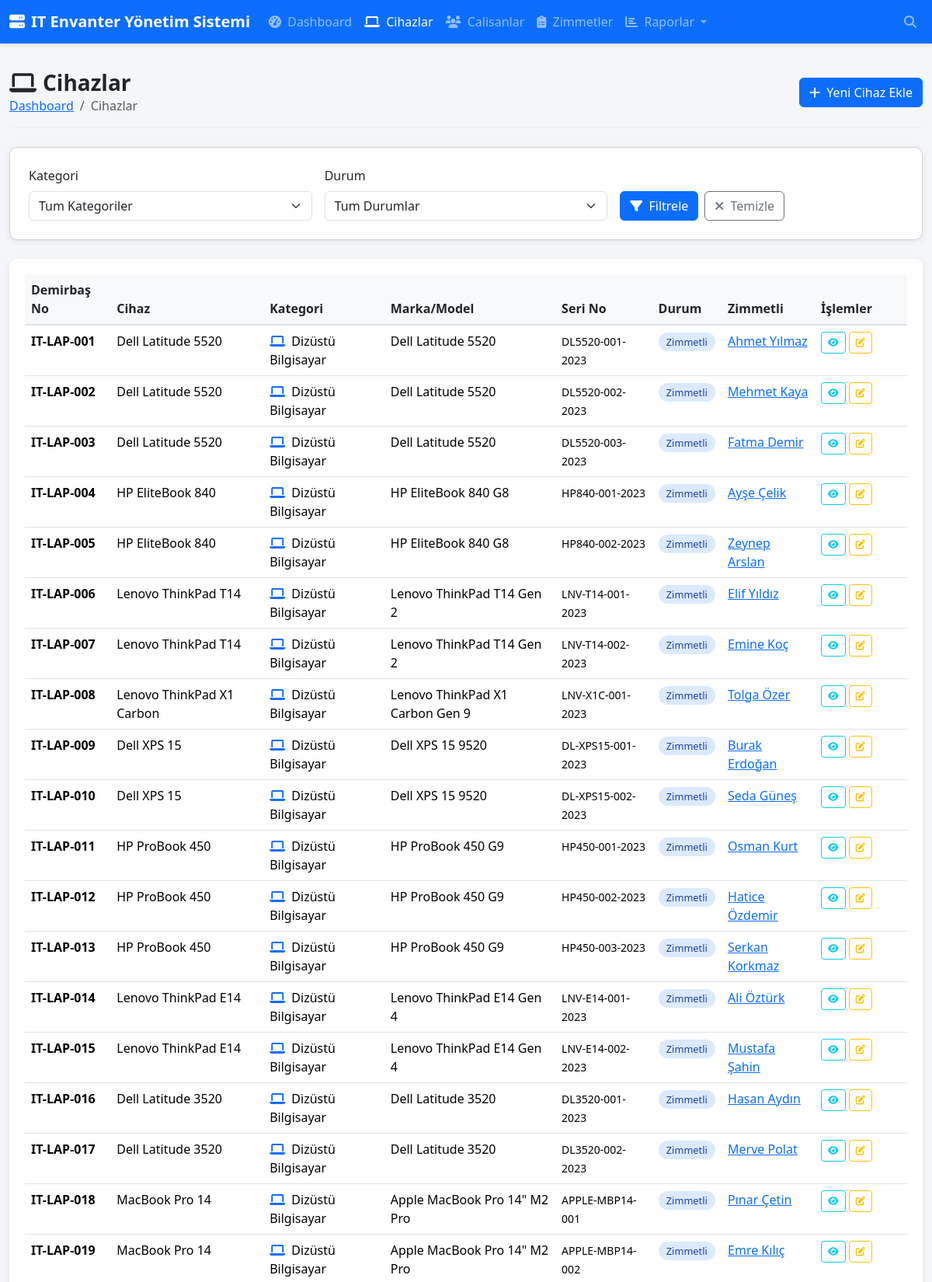
Screenshot of /devices.php (upper part) with the database file from the repository.
### tables this page shows
CREATE TABLE devices (
    id INT AUTO_INCREMENT PRIMARY KEY,
    asset_tag VARCHAR(50) UNIQUE NOT NULL,
    name VARCHAR(100) NOT NULL,
    category_id INT,
    brand VARCHAR(50),
    model VARCHAR(100),
    serial_number VARCHAR(100) UNIQUE,
    purchase_date DATE,
    purchase_price DECIMAL(10,2),
    warranty_end_date DATE,
    status ENUM('available', 'assigned', 'maintenance', 'retired', 'lost') DEFAULT 'available',
    specifications TEXT,
    notes TEXT,
    created_at TIMESTAMP DEFAULT CURRENT_TIMESTAMP,
    updated_at TIMESTAMP DEFAULT CURRENT_TIMESTAMP ON UPDATE CURRENT_TIMESTAMP,
    FOREIGN KEY (category_id) REFERENCES device_categories(id) ON DELETE SET NULL
);

CREATE TABLE device_categories (
    id INT AUTO_INCREMENT PRIMARY KEY,
    name VARCHAR(50) NOT NULL,
    description TEXT,
    icon VARCHAR(50) DEFAULT 'fa-desktop'
);

### includes/Database.php (called while the page is built, shortened)
<?php
class Database {
    private static $instance = null;
    private $connection;
    private function __construct() {
        try {
            $dsn = "mysql:host=" . DB_HOST . ";dbname=" . DB_NAME . ";charset=" . DB_CHARSET;
            $options = [
                PDO::ATTR_ERRMODE => PDO::ERRMODE_EXCEPTION,
                PDO::ATTR_DEFAULT_FETCH_MODE => PDO::FETCH_ASSOC,
                PDO::ATTR_EMULATE_PREPARES => false,
            ];
            $this->connection = new PDO($dsn, DB_USER, DB_PASS, $options);
        } catch (PDOException $e) {
            die("Veritabanı bağlantı hatası: " . $e->getMessage());
        }
    }
    public static function getInstance() {
        if (self::$instance === null) {
            self::$instance = new self();
        }
        return self::$instance;
    }
    public function query($sql, $params = []) {
        $stmt = $this->connection->prepare($sql);
        $stmt->execute($params);
        return $stmt;
    }
    public function fetchAll($sql, $params = []) {
        return $this->query($sql, $params)->fetchAll();
    }
}

### devices.php (the view, shortened to what this page needs)
<?php
require_once 'includes/header.php';
$sql = "
    SELECT d.*, dc.name as category_name, dc.icon as category_icon,
           CONCAT(e.first_name, ' ', e.last_name) as assigned_to,
           e.employee_no
    FROM devices d
    LEFT JOIN device_categories dc ON d.category_id = dc.id
    LEFT JOIN assignments a ON d.id = a.device_id
    LEFT JOIN employees e ON a.employee_id = e.id
    WHERE 1=1
";
$params = [];
$sql .= " ORDER BY d.created_at DESC";
$devices = $db->fetchAll($sql, $params);
$statusLabels = [
    'available' => ['Mevcut', 'status-available'],
    'assigned' => ['Zimmetli', 'status-assigned'],
    'maintenance' => ['Bakimda', 'status-maintenance'],
    'retired' => ['Emekli', 'status-retired'],
    'lost' => ['Kayip', 'status-lost']
];
?>
<div class="page-header d-flex justify-content-between align-items-center">
    <div>
        <h1><i class="fas fa-laptop me-2"></i>Cihazlar</h1>
        <nav aria-label="breadcrumb">
            <ol class="breadcrumb">
                <li class="breadcrumb-item"><a href="index.php">Dashboard</a></li>
                <li class="breadcrumb-item active">Cihazlar</li>
            </ol>
        </nav>
    </div>
    <a href="device_add.php" class="btn btn-primary">
        <i class="fas fa-plus me-1"></i> Yeni Cihaz Ekle
    </a>
</div>
<div class="card content-card mb-4">
    <div class="card-body">
        <form method="GET" class="row g-3">
            <div class="col-md-4">
                <label class="form-label">Kategori</label>
                <select name="category" class="form-select">
                    <option value="">Tum Kategoriler</option>
                </select>
            </div>
            <div class="col-md-4">
                <label class="form-label">Durum</label>
                <select name="status" class="form-select">
                    <option value="">Tum Durumlar</option>
                </select>
            </div>
            <div class="col-md-4 d-flex align-items-end">
                <button type="submit" class="btn btn-primary me-2">
                    <i class="fas fa-filter me-1"></i> Filtrele
                </button>
                <a href="devices.php" class="btn btn-outline-secondary">
                    <i class="fas fa-times me-1"></i> Temizle
                </a>
            </div>
        </form>
    </div>
</div>
<div class="table-container">
    <table id="devicesTable" class="table table-hover">
        <thead>
            <tr>
                <th>Demirbaş No</th>
                <th>Cihaz</th>
                <th>Kategori</th>
                <th>Marka/Model</th>
                <th>Seri No</th>
                <th>Durum</th>
                <th>Zimmetli</th>
                <th>İşlemler</th>
            </tr>
        </thead>
        <tbody>
            <?php foreach ($devices as $device): ?>
            <tr>
                <td><strong><?= htmlspecialchars($device['asset_tag']) ?></strong></td>
                <td><?= htmlspecialchars($device['name']) ?></td>
                <td>
                    <i class="fas <?= htmlspecialchars($device['category_icon'] ?? 'fa-box') ?> me-1 text-primary"></i>
                    <?= htmlspecialchars($device['category_name'] ?? '-') ?>
                </td>
                <td><?= htmlspecialchars($device['brand'] . ' ' . $device['model']) ?></td>
                <td><small><?= htmlspecialchars($device['serial_number'] ?? '-') ?></small></td>
                <td>
                    <span class="badge badge-status <?= $statusLabels[$device['status']][1] ?? '' ?>">
                        <?= $statusLabels[$device['status']][0] ?? $device['status'] ?>
                    </span>
                </td>
                <td>
                    <?php if ($device['assigned_to']): ?>
                        <a href="employee_detail.php?id=<?= $device['employee_no'] ?>">
                            <?= htmlspecialchars($device['assigned_to']) ?>
                        </a>
                    <?php else: ?>
                        <span class="text-muted">-</span>
                    <?php endif; ?>
                </td>
                <td class="action-buttons">
                    <a href="device_detail.php?id=<?= $device['id'] ?>" class="btn btn-sm btn-outline-info" title="Detay">
                        <i class="fas fa-eye"></i>
                    </a>
                    <a href="device_edit.php?id=<?= $device['id'] ?>" class="btn btn-sm btn-outline-warning" title="Duzenle">
                        <i class="fas fa-edit"></i>
                    </a>
                </td>
            </tr>
            <?php endforeach; ?>
        </tbody>
    </table>
</div>
<?php require_once 'includes/footer.php'; ?>

### assets/css/style.css (style rules this page uses)
:root { --primary-color: #0d6efd; --secondary-color: #6c757d; --success-color: #198754; --warning-color: #ffc107; --danger-color: #dc3545; --info-color: #0dcaf0; --dark-color: #212529; --light-color: #f8f9fa; }
body { font-family: 'Segoe UI', Tahoma, Geneva, Verdana, sans-serif; background-color: #f5f6fa; min-height: 100vh; display: flex; flex-direction: column; }
.table-container { background: white; border-radius: 10px; box-shadow: 0 2px 10px rgba(0,0,0,0.08); padding: 20px; margin-bottom: 20px; }
.table thead th { background-color: #f8f9fa; border-bottom: 2px solid #dee2e6; font-weight: 600; color: var(--dark-color); }
.badge-status { padding: 0.4em 0.8em; border-radius: 20px; font-weight: 500; font-size: 0.8rem; }
.status-assigned { background-color: #dbeafe; color: #1e40af; }
.content-card { background: white; border-radius: 10px; box-shadow: 0 2px 10px rgba(0,0,0,0.08); margin-bottom: 20px; }
.content-card .card-body { padding: 1.5rem; }
.page-header { margin-bottom: 1.5rem; padding-bottom: 1rem; border-bottom: 1px solid #eee; }
.page-header h1 { font-size: 1.75rem; font-weight: 600; color: var(--dark-color); margin: 0; }
.page-header .breadcrumb { margin: 0; padding: 0; background: none; }
.form-label { font-weight: 500; color: var(--dark-color); }
.action-buttons { white-space: nowrap; }
.action-buttons .btn { padding: 0.25rem 0.5rem; font-size: 0.75rem; }

### rows the page displays
devices: asset_tag "IT-LAP-001", name "Dell Latitude 5520", category.name "Dizüstü Bilgisayar", brand+model "Dell Latitude 5520", serial_number "DL5520-001-2023", status "Zimmetli", assigned_to "Ahmet Yılmaz"
devices: asset_tag "IT-LAP-002", name "Dell Latitude 5520", category.name "Dizüstü Bilgisayar", brand+model "Dell Latitude 5520", serial_number "DL5520-002-2023", status "Zimmetli", assigned_to "Mehmet Kaya"
devices: asset_tag "IT-LAP-003", name "Dell Latitude 5520", category.name "Dizüstü Bilgisayar", brand+model "Dell Latitude 5520", serial_number "DL5520-003-2023", status "Zimmetli", assigned_to "Fatma Demir"
devices: asset_tag "IT-LAP-004", name "HP EliteBook 840", category.name "Dizüstü Bilgisayar", brand+model "HP EliteBook 840 G8", serial_number "HP840-001-2023", status "Zimmetli", assigned_to "Ayşe Çelik"
devices: asset_tag "IT-LAP-005", name "HP EliteBook 840", category.name "Dizüstü Bilgisayar", brand+model "HP EliteBook 840 G8", serial_number "HP840-002-2023", status "Zimmetli", assigned_to "Zeynep Arslan"
devices: asset_tag "IT-LAP-006", name "Lenovo ThinkPad T14", category.name "Dizüstü Bilgisayar", brand+model "Lenovo ThinkPad T14 Gen 2", serial_number "LNV-T14-001-2023", status "Zimmetli", assigned_to "Elif Yıldız"
devices: asset_tag "IT-LAP-007", name "Lenovo ThinkPad T14", category.name "Dizüstü Bilgisayar", brand+model "Lenovo ThinkPad T14 Gen 2", serial_number "LNV-T14-002-2023", status "Zimmetli", assigned_to "Emine Koç"
devices: asset_tag "IT-LAP-008", name "Lenovo ThinkPad X1 Carbon", category.name "Dizüstü Bilgisayar", brand+model "Lenovo ThinkPad X1 Carbon Gen 9", serial_number "LNV-X1C-001-2023", status "Zimmetli", assigned_to "Tolga Özer"
devices: asset_tag "IT-LAP-009", name "Dell XPS 15", category.name "Dizüstü Bilgisayar", brand+model "Dell XPS 15 9520", serial_number "DL-XPS15-001-2023", status "Zimmetli", assigned_to "Burak Erdoğan"
devices: asset_tag "IT-LAP-010", name "Dell XPS 15", category.name "Dizüstü Bilgisayar", brand+model "Dell XPS 15 9520", serial_number "DL-XPS15-002-2023", status "Zimmetli", assigned_to "Seda Güneş"
devices: asset_tag "IT-LAP-011", name "HP ProBook 450", category.name "Dizüstü Bilgisayar", brand+model "HP ProBook 450 G9", serial_number "HP450-001-2023", status "Zimmetli", assigned_to "Osman Kurt"
devices: asset_tag "IT-LAP-012", name "HP ProBook 450", category.name "Dizüstü Bilgisayar", brand+model "HP ProBook 450 G9", serial_number "HP450-002-2023", status "Zimmetli", assigned_to "Hatice Özdemir"
devices: asset_tag "IT-LAP-013", name "HP ProBook 450", category.name "Dizüstü Bilgisayar", brand+model "HP ProBook 450 G9", serial_number "HP450-003-2023", status "Zimmetli", assigned_to "Serkan Korkmaz"
devices: asset_tag "IT-LAP-014", name "Lenovo ThinkPad E14", category.name "Dizüstü Bilgisayar", brand+model "Lenovo ThinkPad E14 Gen 4", serial_number "LNV-E14-001-2023", status "Zimmetli", assigned_to "Ali Öztürk"
devices: asset_tag "IT-LAP-015", name "Lenovo ThinkPad E14", category.name "Dizüstü Bilgisayar", brand+model "Lenovo ThinkPad E14 Gen 4", serial_number "LNV-E14-002-2023", status "Zimmetli", assigned_to "Mustafa Şahin"
devices: asset_tag "IT-LAP-016", name "Dell Latitude 3520", category.name "Dizüstü Bilgisayar", brand+model "Dell Latitude 3520", serial_number "DL3520-001-2023", status "Zimmetli", assigned_to "Hasan Aydın"
devices: asset_tag "IT-LAP-017", name "Dell Latitude 3520", category.name "Dizüstü Bilgisayar", brand+model "Dell Latitude 3520", serial_number "DL3520-002-2023", status "Zimmetli", assigned_to "Merve Polat"
devices: asset_tag "IT-LAP-018", name "MacBook Pro 14", category.name "Dizüstü Bilgisayar", brand+model "Apple MacBook Pro 14\" M2 Pro", serial_number "APPLE-MBP14-001", status "Zimmetli", assigned_to "Pınar Çetin"
devices: asset_tag "IT-LAP-019", name "MacBook Pro 14", category.name "Dizüstü Bilgisayar", brand+model "Apple MacBook Pro 14\" M2 Pro", serial_number "APPLE-MBP14-002", status "Zimmetli", assigned_to "Emre Kılıç"

### other values shown
APP_NAME "IT Envanter Yönetim Sistemi"
